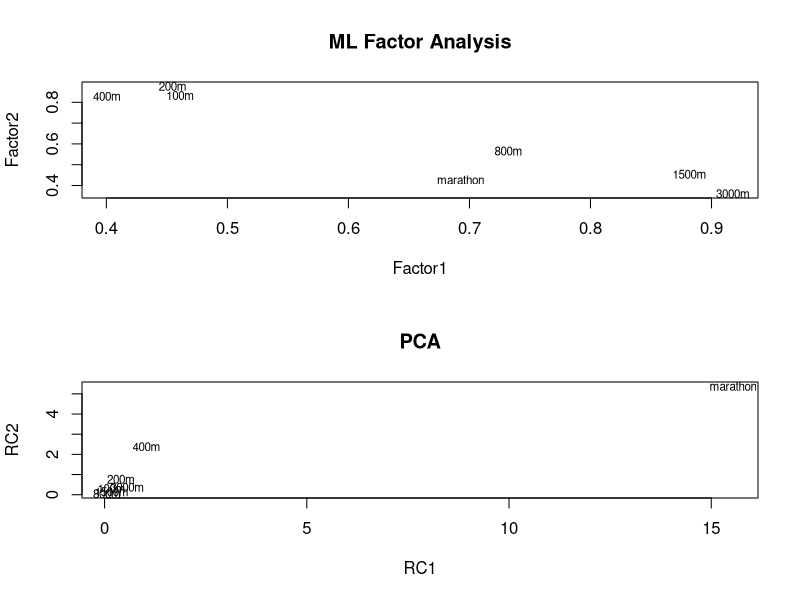
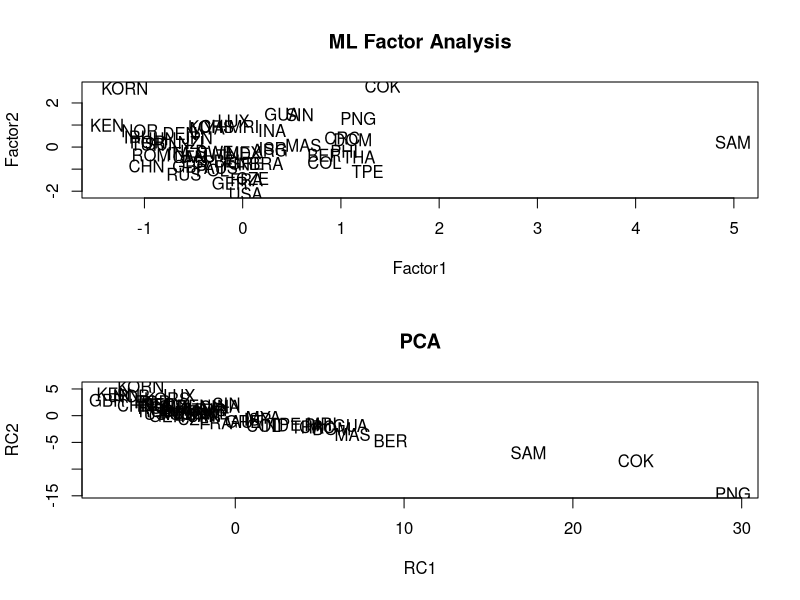
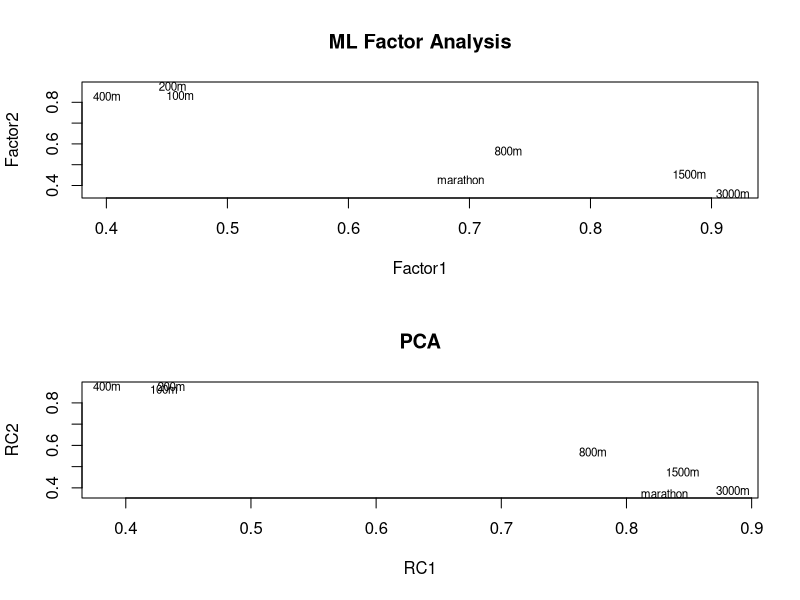
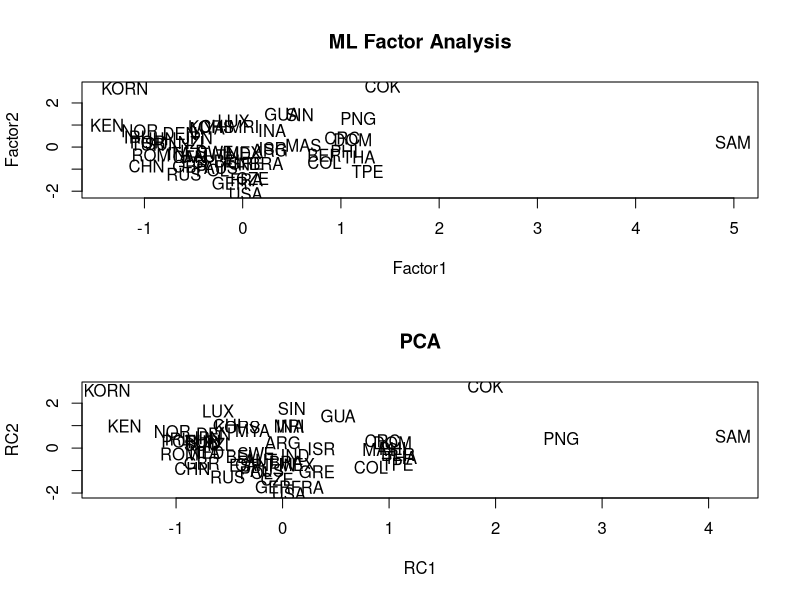

Generate these figures, in order, with R:
## ---- chunk 1
knitr::opts_chunk$set(collapse = TRUE, comment = "#>")
knitr::opts_chunk$set(fig.pos='H', fig.align='center')
## ---- chunk 2
library(psych)

data <- read.table("../data/T1-9.dat")
names(data) <- c("country", "100m", "200m", "400m", "800m", "1500m", "3000m", "marathon")
numeric_data <- data[, -1]
countries <- as.character(data$country)

S <- cov(numeric_data)
R <- cor(numeric_data)
factors <- 2

print(S)
## ---- chunk 3
S_principal <- principal(S, factors, rotate="varimax", covar=TRUE)
S_factanalysis <- factanal(numeric_data, factors=factors, covmat=S, rotation="varimax")

?factanal

S_factoranalysis_loadings <- S_factanalysis$loadings[, 1:2]
S_principal_loadings <- S_principal$loadings[, 1:2]

old <- par(mfrow=c(2, 1))
plot(S_factoranalysis_loadings, type="n", main="ML Factor Analysis")
text(S_factoranalysis_loadings, labels=names(numeric_data), cex=.7)

plot(S_principal_loadings, type="n", main="PCA")
text(S_principal_loadings, labels=names(numeric_data), cex=.7)
par(old)
## ---- chunk 4
print("PCA")
S_principal$loadings

print("FA")
S_factanalysis$loadings
## ---- chunk 5
factor_scores <- factanal(numeric_data, factors=factors,
                          rotation="varimax", scores="regression")$scores
principal_scores <- principal(numeric_data, factors, scores=TRUE, covar=TRUE)$scores

old <- par(mfrow=c(2, 1))
plot(factor_scores, type="n", main="ML Factor Analysis")
text(factor_scores, labels=countries)

plot(principal_scores, type="n", main="PCA")
text(principal_scores, labels=countries)
par(old)
## ---- chunk 6
R_principal <- principal(R, factors, rotate="varimax", covar=FALSE)
R_factanalysis <- factanal(numeric_data, factors=factors, covmat=R, rotation="varimax")

R_factoranalysis_loadings <- R_factanalysis$loadings[, 1:2]
R_principal_loadings <- R_principal$loadings[, 1:2]

old <- par(mfrow=c(2, 1))
plot(R_factoranalysis_loadings, type="n", main="ML Factor Analysis")
text(R_factoranalysis_loadings, labels=names(numeric_data), cex=.7)

plot(R_principal_loadings, type="n", main="PCA")
text(R_principal_loadings, labels=names(numeric_data), cex=.7)
par(old)
## ---- chunk 7
print("PCA")
R_principal$loadings

print("FA")
R_factanalysis$loadings
## ---- chunk 8
factor_scores <- factanal(numeric_data, factors=factors,
                          rotation="varimax", scores="regression")$scores
principal_scores <- principal(numeric_data, factors, scores=TRUE, covar=FALSE)$scores

old <- par(mfrow=c(2, 1))
plot(factor_scores, type="n", main="ML Factor Analysis")
text(factor_scores, labels=countries)

plot(principal_scores, type="n", main="PCA")
text(principal_scores, labels=countries)
par(old)
